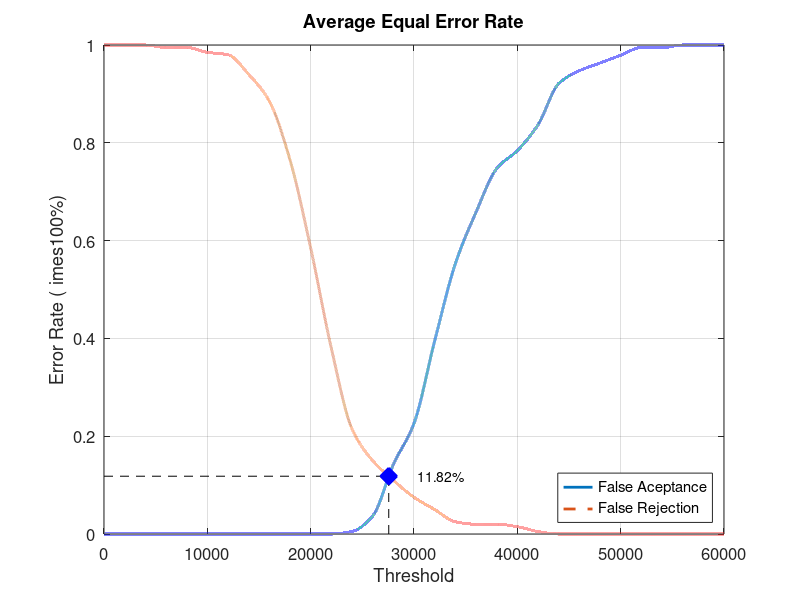
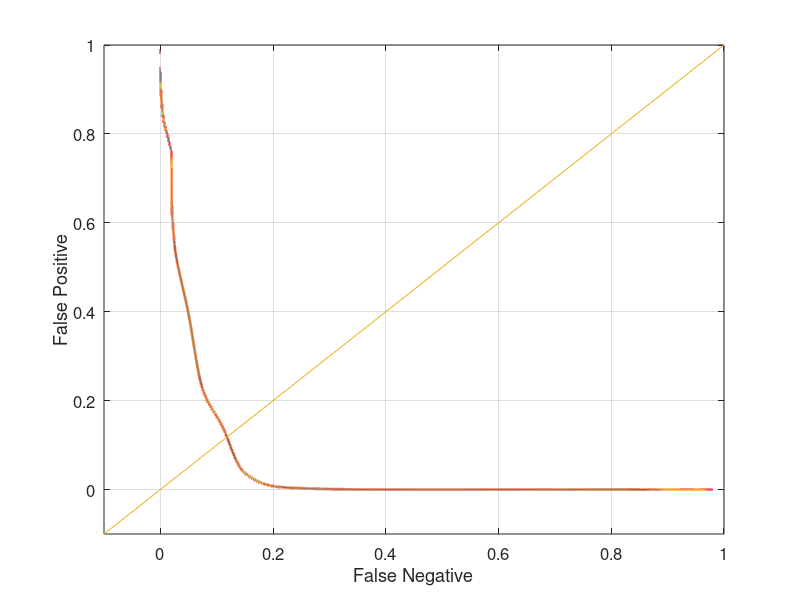

These charts were generated, in order, by the following MATLAB code:
close all;
clear;
clc;
x = 0:2000:60000;
xq = 0:0.5:60000;

y0 = [0 0 0 0 0 0 0 0 0 0 0 0 0.00526316 0.0368421 0.142105 0.226316 0.394737 0.552632 0.657895 0.747368 0.784211 0.836842 0.921053 0.947368 0.963158 0.978947 0.994737 0.994737 1 1 1]
yy0 = interp1(x, y0, xq, 'pchip');
y1 = [1 1 1 0.995 0.995 0.985 0.98 0.94 0.885 0.765 0.585 0.38 0.215 0.15 0.11 0.075 0.05 0.025 0.02 0.02 0.015 0.005 0 0 0 0 0 0 0 0 0]
yy1 = interp1(x, y1, xq, 'pchip');

% Calculating EER: 
y2 = abs(y0 - y1);
find(y2 == min(y2))
yy2 = abs(yy0 - yy1);
xEER = find(yy2 == min(yy2));
xEERIndex = xq(xEER) % X-axis EER
yEER = yy0(xEER) % Y-axis EER

main = figure
plot(xq, yy0,'-','LineWidth', 2);	hold on
plot(xq, yy1,'--','LineWidth', 2);	hold on
plot([xEERIndex xEERIndex], [0 yEER], 'k--');	hold on
plot([0 xEERIndex], [yEER yEER], 'k--');	hold on
plot(xEERIndex, yEER, 'bx', 'LineWidth', 10);	hold on
text(xEERIndex + 10 * xEERIndex / 100, yEER, [num2str(round((10000 * yEER)) / 100) '%'])
legend('False Aceptance', 'False Rejection', 'Location', 'SouthEast')
xlabel('Threshold')
ylabel('Error Rate (	imes100%)')
title('Average Equal Error Rate')
set(gca, 'FontSize', 12)
axis([0 60000 0 1])
grid on

print(main, 'Database5_4Main', '-dpng');
FNRxFPR = figure('Color', [1 1 1]);
plot(yy1, yy0, '-', yy1, yy0, 'LineWidth', 2);
hold on
y = -0.1:0.1:1
plot(y, y); 
set(gca, 'FontSize', 12)
xlabel('False Negative')
ylabel('False Positive')
axis([-0.1 1 -0.1 1])
set(gca, 'FontSize', 12)
grid on

print(FNRxFPR, 'Database5_4FNRxFPR','-dpng');
